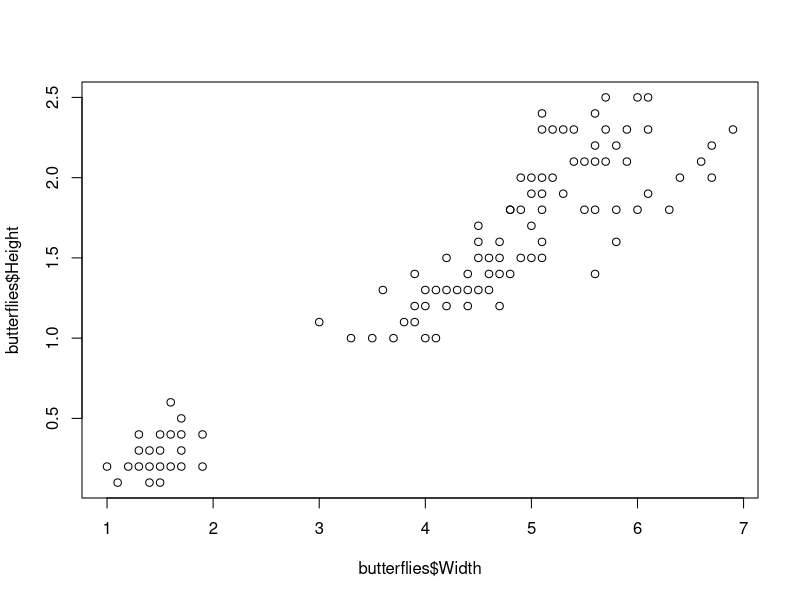

Here is the R script that generated this plot: (Note: this script raises an error after producing the figure.)
## 1 Plotting
#
# Here we will load in some data and plot it
#

# load data from csv file
butterflies <- read.csv('data/butterflies.csv')

# column names
print(names(butterflies))

# number of rows
print(paste("Number of datapoints: ", nrow(butterflies)))

# first few examples
print(head(butterflies))

# plot the first two dimensions (ie columns)
plot(butterflies$Width, butterflies$Height)

# plot the Species type in color
# pch is the format of the plotted points - here filled circles
# asp is used to make sure that the axis are in the same units
# col sets the colours based on the Species type
plot(butterflies$Width, butterflies$Height, col=butterflies$Species, pch=16, asp=1)

# add legend 
legend(x='topleft', legend=levels(butterflies$Species), col=c(1, 2, 3), pch=16)
